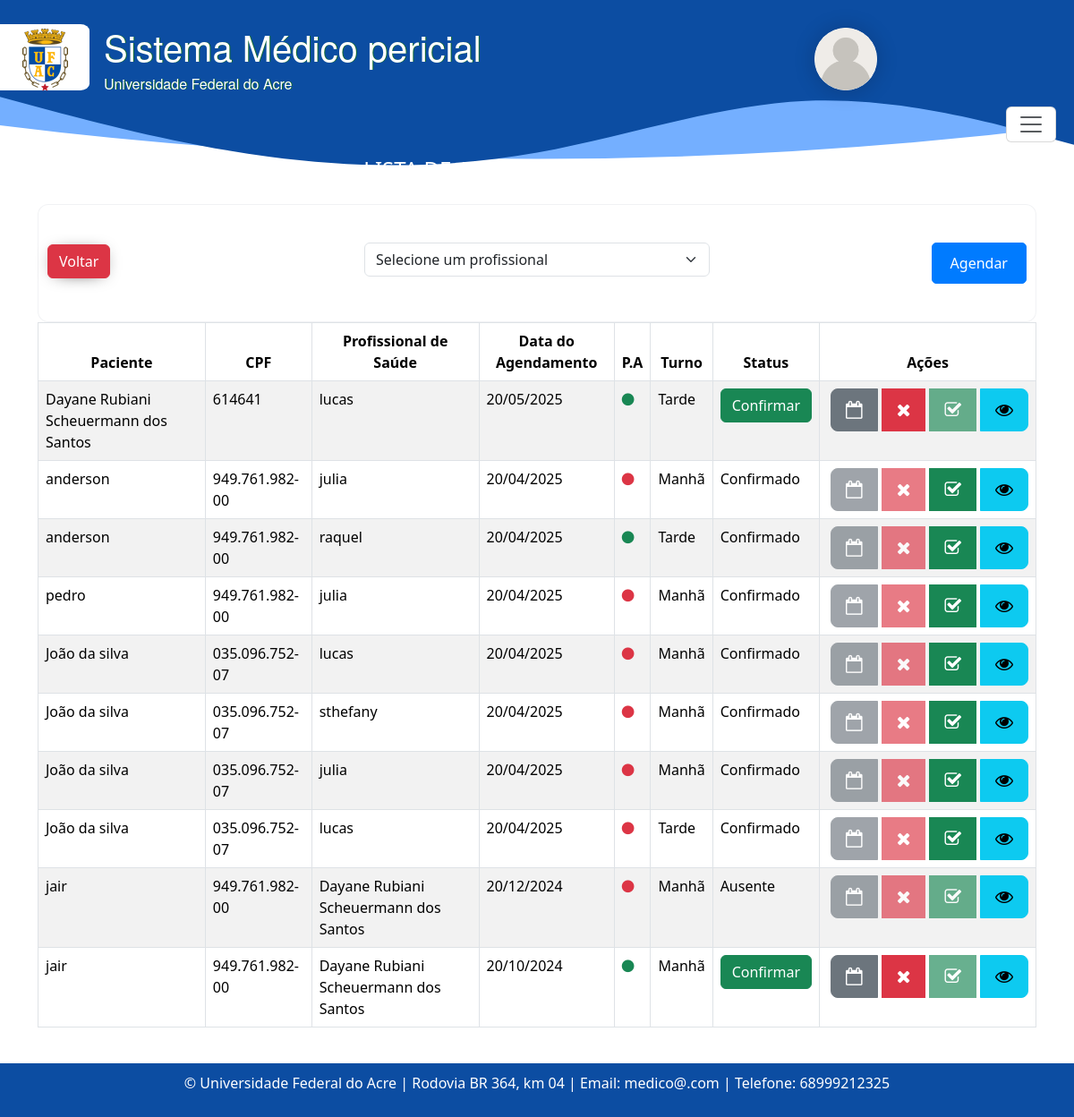
The page /agendamento/lista on the database as committed earlier.
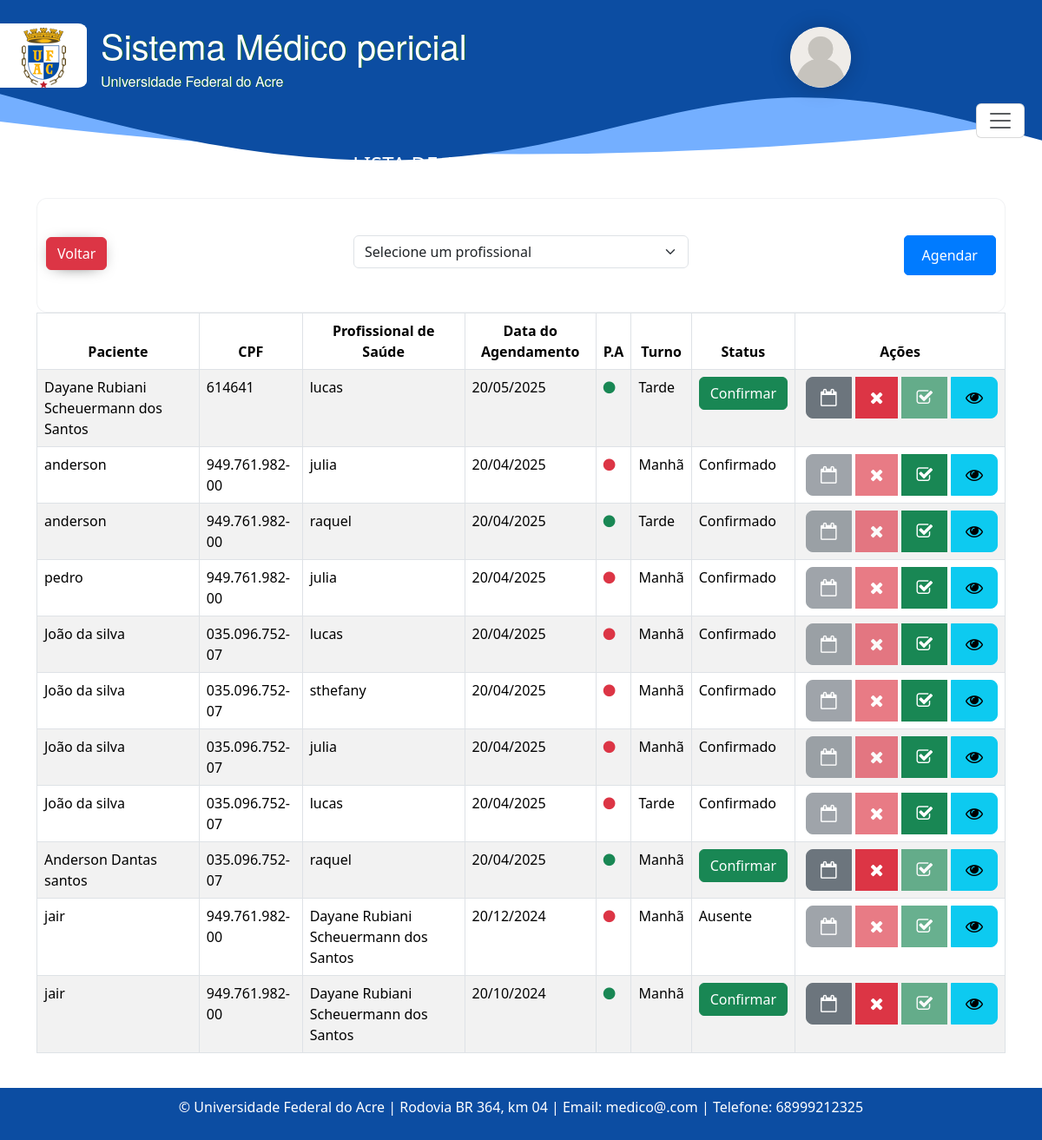
The same page on the database as committed later.
### consulta/models.py (models this page shows, shortened)
class Agendamento(models.Model):
    TURNO_CHOICES = [
        ('manha', 'Manhã'),
        ('tarde', 'Tarde'),
    ]
    status_atendimento = models.CharField(max_length=20, choices=[
        ('confirmado', 'Confirmado'),
        ('ausente', 'Ausente'),
        ('pendente', 'Pendente'),
        ('cancelado', 'Cancelado'),
        ('atendido', 'Atendido'),
    ], default='pendente')
    paciente = models.ForeignKey(Paciente, on_delete=models.CASCADE)
    profissional_saude = models.ForeignKey(Profissionaldasaude, on_delete=models.CASCADE)
    data_agendamento = models.DateTimeField(u'Data Agendamento', blank=False, null=False)
    turno = models.CharField(max_length=10, choices=TURNO_CHOICES)
    prioridade_atendimento = models.BooleanField(default=False)
    justificativa_cancelamento = models.TextField(blank=True, null=True)
    def atualizar_status(self):
        now = timezone.now().date()  # Obtém apenas a data atual
        if self.data_agendamento.date() < now:
            if self.status_atendimento not in ['atendido', 'confirmado']:
                self.status_atendimento = 'ausente'
            elif self.status_atendimento == 'confirmed' and self.status_atendimento != 'atendido':
                self.status_atendimento = 'ausente'
            self.save()
    class Meta:
        ordering = ['-data_agendamento', 'paciente__nome']
        verbose_name = 'Agendamento'
        verbose_name_plural = 'Agendamentos'

class Paciente(models.Model):
    nome = models.CharField(max_length=100)
    data_nascimento = models.DateField(verbose_name='Data de Nascimento', validators=[data_nasc_valida], blank=True, null=True)
    email = models.EmailField(blank=True, null=True)
    rg = models.CharField(max_length=20, blank=True, null=True)
    cpf = models.CharField(max_length=14, validators=[validate_cpf, MinLengthValidator(11)])
    sexo = models.CharField(max_length=1, choices=[('M', 'Masculino'), ('F', 'Feminino')])
    matricula = models.CharField(max_length=20)
    TIPO_PACIENTE_CHOICES = [
        ('Aluno', 'Aluno'),
        ('Servidor', 'Servidor'),
        ('Outro', 'Outro'),
    ]
    tipo_paciente = models.CharField(max_length=20, choices=TIPO_PACIENTE_CHOICES)
    cargo_funcao = models.CharField(max_length=50, default='', blank=True, null=True)
    cep = models.CharField(max_length=9, blank=True, null=True)
    cidade = models.CharField(max_length=50, blank=True, null=True)
    bairro = models.CharField(max_length=50, default='', blank=True, null=True)
    uf = models.CharField('UF', max_length=2, choices=UF_CHOICE, default='AC', blank=True, null=True)
    numero = models.CharField(max_length=10, blank=True, null=True)
    ddd_telefone = models.CharField(max_length=8)
    complemento = models.CharField(max_length=100, blank=True, null=True, default='')  # Adicionando o valor padrão aqui
    def __str__(self):
        return self.nome

class Profissionaldasaude(models.Model):
    usuario = models.ForeignKey(User, blank=True, null=True, on_delete=models.CASCADE)
    nome = models.CharField('Nome Completo', max_length=100)
    data_nascimento = models.DateField(u'Data de Nascimento', validators=[data_nasc_valida])
    email = models.EmailField()
    rg = models.CharField(max_length=20)
    cpf = models.CharField(max_length=14, validators=[validate_cpf, MinLengthValidator(11)])
    sexo = models.CharField(max_length=1, choices=[('M', 'Masculino'), ('F', 'Feminino')]) #O parâmetro choices em um campo CharField ou IntegerField é usado para fornecer uma lista de escolhas para esse campo
    identificacao_unica = models.CharField(max_length=50, default='')
    cep = models.CharField(max_length=9)
    cidade = models.CharField(max_length=50)
    bairro = models.CharField(max_length=50, default='')
    uf = models.CharField('UF', max_length=2, choices=UF_CHOICE, default='AC')
    numero = models.CharField(max_length=10)
    ddd_telefone = models.CharField('Telefone Celular', max_length=14, help_text='Com DDD.')
    complemento = models.CharField(max_length=100, blank=True, null=True, default='') # blank=True, null=True é pra dizer que não é obrigatorio
    area = models.CharField(max_length=50, default='')
    unidade_siass = models.CharField(max_length=50, default='')
    formacao = models.CharField(max_length=20)
    conselho = models.CharField(max_length=20)
    registro = models.CharField(max_length=20)
    def __str__(self):
        return self.nome
    class Meta:
        ordering = ['nome', ]
        verbose_name = 'Profissonal de saúde'
        verbose_name_plural = 'Profissonais de saúde'

### consulta/views.py (the view)
# urls.py: path('agendamento/lista', listar_agendamentos, name='agendamentoListagem'),
def listar_agendamentos(request):
    profissional_id = request.GET.get('profissional_saude')
    form = AgendamentoForm()
    profissionais_saude = Profissionaldasaude.objects.all()
    if profissional_id and profissional_id != 'todos':
        agendamentos = Agendamento.objects.filter(profissional_saude_id=profissional_id)
    else:
        agendamentos = Agendamento.objects.all()
    for agendamento in agendamentos:
        if agendamento.status_atendimento != 'atendido':
            agendamento.atualizar_status()
    agendamentos = agendamentos.order_by('-data_agendamento')
    return render(request, 'consultas/listagem_agendamentos.html', {
        'agendamentos': agendamentos,
        'profissionais_saude': profissionais_saude,
        'form': form
    })

### consulta/forms.py (shortened to what this page needs)
class AgendamentoForm(forms.ModelForm):
    class Meta:
        model = Agendamento
        exclude = ['id']  # Exclui o campo 'id' do formulário
        labels = {
            'data_agendamento': 'Data do Agendamento',
            'prioridade_atendimento': 'Prioridade de Atendimento',
        }
        widgets = {
            'paciente': forms.Select(attrs={'class': 'form-control'}),
            'profissional_saude': forms.Select(attrs={'class': 'form-control'}),
            'data_agendamento': forms.DateTimeInput(attrs={'class': 'form-control'}),
            'turno': forms.Select(attrs={'class': 'form-control'}),
            'prioridade_atendimento': forms.CheckboxInput(attrs={'class': 'form-check-input'}),
            'status_atendimento': forms.HiddenInput(attrs={'value': 'pendente'}),
        }

### consulta/context_processors.py (called while the page is built, shortened)
def user_info(request):
    user = request.user
    context = {
        'user': user,
        'profissional_saude': None,
        'administrativo': None,
    }
    return context

### templates/consultas/listagem_agendamentos.html (shortened to what the changed rows need)
{% extends "base.html" %}
{% load static %}
{% block content %}
<div class="table-responsive">
  <table id="example" class="table table-striped nowrap table-bordered" style="width:100%">
    <thead>
      <tr class="custom-table-row">
        <th scope="col" class="text-center">Paciente</th>
        <th scope="col" class="text-center">CPF</th>
        <th scope="col" class="text-center">Profissional de Saúde</th>
        <th scope="col" class="text-center">Data do Agendamento</th>
        <th scope="col" class="text-center">P.A</th>
        <th scope="col" class="text-center">Turno</th>
        <th scope="col" class="text-center">Status</th>
        <th scope="col" class="text-center">Ações</th>
      </tr>
    </thead>
    <tbody>
      {% for agendamento in agendamentos %}
        <tr>
          <td>{{ agendamento.paciente.nome }}</td>
          <td>{{ agendamento.paciente.cpf }}</td>
          <td>{{ agendamento.profissional_saude.nome }}</td>
          <td>{{ agendamento.data_agendamento | date:"d/m/Y " }}</td>
          <td>
            {% if agendamento.prioridade_atendimento %}
              <i class="fa fa-circle text-success text-center"></i>
            {% else %}
              <i class="fa fa-circle text-danger text-center"></i>
            {% endif %}
          </td>
          <td>
            {% if agendamento.turno == 'manha' %}
              Manhã
            {% elif agendamento.turno == 'tarde' %}
              Tarde
            {% else %}
              {{ agendamento.turno }}
            {% endif %}
          </td>
          <td>
            {% if agendamento.status_atendimento == 'pendente' %}
              <div class="btn-group" role="group" aria-label="Status">
                <a href="{% url 'agendamentoConfirmar' agendamento.id %}" class="btn btn-success">Confirmar</a>
              </div>
            {% elif agendamento.status_atendimento == 'confirmado' %}
              Confirmado
            {% elif agendamento.status_atendimento == 'ausente' %}
              Ausente
            {% elif agendamento.status_atendimento == 'atendido' %}
              Atendido
            {% else %}
              Cancelado
            {% endif %}
          </td>
          <td>
            <div class="btn-group" role="group" aria-label="Ações">
              <button type="button"
                      class="btn btn-secondary ms-1 btn-lg custom-btn"
                      data-status="{{ agendamento.status_atendimento }}"
                      data-bs-toggle="modal"
                      data-bs-target="#reagendarModal{{ agendamento.id }}"
                      title="Reagendar"
                      {% if agendamento.status_atendimento != 'pendente' %}disabled{% endif %}>
                  <i class="fa fa-calendar-o" aria-hidden="true"></i>
              </button>
              <button type="button" class="btn btn-danger ms-1 btn-lg custom-btn {% if agendamento.status_atendimento != 'pendente' %}disabled{% endif %}" data-status="{{ agendamento.status_atendimento }}" data-bs-toggle="modal" data-bs-target="#cancelarModal{{ agendamento.id }}" title="Cancelar">
                <i class="fa fa-times" aria-hidden="true"></i>
              </button>
              {% if agendamento.status_atendimento == 'confirmado' %}
              <button type="button"
                      class="btn btn-success ms-1 btn-lg custom-btn"
                      onclick="redirecionar('{% url 'criar_atendimento' agendamento.id %}')"
                      title="Atender">
                  <i class="fa fa-check-square-o" aria-hidden="true"></i>
              </button>
              {% else %}
              <button type="button"
                      class="btn btn-success ms-1 btn-lg custom-btn disabled"
                      disabled>
                  <i class="fa fa-check-square-o" aria-hidden="true"></i>
              </button>
              {% endif %}
              <button type="button" class="btn btn-info ms-1 btn-lg custom-btn" onclick="redirecionar('{% url 'confirmAgendamento' agendamento.id %}')" title="Visualizar"><i class="fa fa-eye" aria-hidden="true"></i></button>
            </div>
          </td>
        </tr>
      {% endfor %}
    </tbody>
  </table>
</div>
</div>
{% endblock %}

Rows that differ between the two databases and show on the page:
added Agendamento: paciente.nome "Anderson Dantas santos", paciente.cpf "035.096.752-07", profissional_saude.nome "raquel", data_agendamento "20/04/2025", prioridade_atendimento True (drawn), turno "Manhã", status_atendimento "Confirmar"
